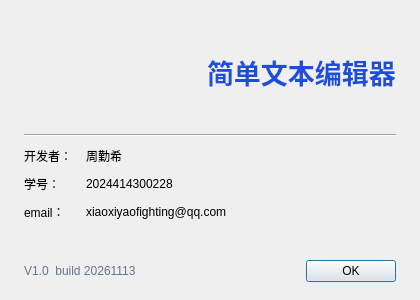
<?xml version="1.0" encoding="UTF-8"?>
<ui version="4.0">
 <class>AboutDialog</class>
 <widget class="QDialog" name="AboutDialog">
  <property name="geometry">
   <rect>
    <x>0</x>
    <y>0</y>
    <width>420</width>
    <height>300</height>
   </rect>
  </property>
  <property name="minimumSize">
   <size>
    <width>420</width>
    <height>300</height>
   </size>
  </property>
  <property name="maximumSize">
   <size>
    <width>420</width>
    <height>300</height>
   </size>
  </property>
  <property name="windowTitle">
   <string>关于 简单文本编辑器</string>
  </property>
  <layout class="QVBoxLayout" name="verticalLayout">
   <property name="leftMargin">
    <number>24</number>
   </property>
   <property name="topMargin">
    <number>20</number>
   </property>
   <property name="rightMargin">
    <number>24</number>
   </property>
   <property name="bottomMargin">
    <number>18</number>
   </property>
   <property name="spacing">
    <number>10</number>
   </property>
   <item>
    <layout class="QHBoxLayout" name="headerLayout">
     <item>
      <widget class="QLabel" name="lblIcon">
       <property name="minimumSize">
        <size>
         <width>76</width>
         <height>76</height>
        </size>
       </property>
       <property name="text">
        <string/>
       </property>
      </widget>
     </item>
     <item>
      <widget class="QLabel" name="lblTitle">
       <property name="font">
        <font>
         <family>Microsoft YaHei UI</family>
         <pointsize>20</pointsize>
         <weight>75</weight>
         <bold>true</bold>
        </font>
       </property>
       <property name="styleSheet">
        <string notr="true">color:#1d4ed8;</string>
       </property>
       <property name="text">
        <string>简单文本编辑器</string>
       </property>
      </widget>
     </item>
    </layout>
   </item>
   <item>
    <widget class="QFrame" name="line">
     <property name="frameShape">
      <enum>QFrame::HLine</enum>
     </property>
     <property name="frameShadow">
      <enum>QFrame::Sunken</enum>
     </property>
    </widget>
   </item>
   <item>
    <layout class="QFormLayout" name="formLayout">
     <property name="horizontalSpacing">
      <number>14</number>
     </property>
     <property name="verticalSpacing">
      <number>10</number>
     </property>
     <item row="0" column="0">
      <widget class="QLabel" name="lblDevKey">
       <property name="text">
        <string>开发者：</string>
       </property>
      </widget>
     </item>
     <item row="0" column="1">
      <widget class="QLabel" name="lblDev">
       <property name="text">
        <string>周勤希</string>
       </property>
      </widget>
     </item>
     <item row="1" column="0">
      <widget class="QLabel" name="lblIdKey">
       <property name="text">
        <string>学号：</string>
       </property>
      </widget>
     </item>
     <item row="1" column="1">
      <widget class="QLabel" name="lblId">
       <property name="text">
        <string>2024414300228</string>
       </property>
      </widget>
     </item>
     <item row="2" column="0">
      <widget class="QLabel" name="lblMailKey">
       <property name="text">
        <string>email：</string>
       </property>
      </widget>
     </item>
     <item row="2" column="1">
      <widget class="QLabel" name="lblMail">
       <property name="text">
        <string>xiaoxiyaofighting@qq.com</string>
       </property>
      </widget>
     </item>
    </layout>
   </item>
   <item>
    <layout class="QHBoxLayout" name="bottomLayout">
     <item>
      <widget class="QLabel" name="lblVersion">
       <property name="styleSheet">
        <string notr="true">color:#64748b;</string>
       </property>
       <property name="text">
        <string>V1.0  build 20261113</string>
       </property>
      </widget>
     </item>
     <item>
      <spacer name="horizontalSpacer">
       <property name="orientation">
        <enum>Qt::Horizontal</enum>
       </property>
       <property name="sizeHint" stdset="0">
        <size>
         <width>40</width>
         <height>20</height>
        </size>
       </property>
      </spacer>
     </item>
     <item>
      <widget class="QPushButton" name="btnOK">
       <property name="text">
        <string>OK</string>
       </property>
       <property name="default">
        <bool>true</bool>
       </property>
       <property name="minimumSize">
        <size>
         <width>90</width>
         <height>0</height>
        </size>
       </property>
      </widget>
     </item>
    </layout>
   </item>
  </layout>
 </widget>
 <resources/>
 <connections/>
</ui>
